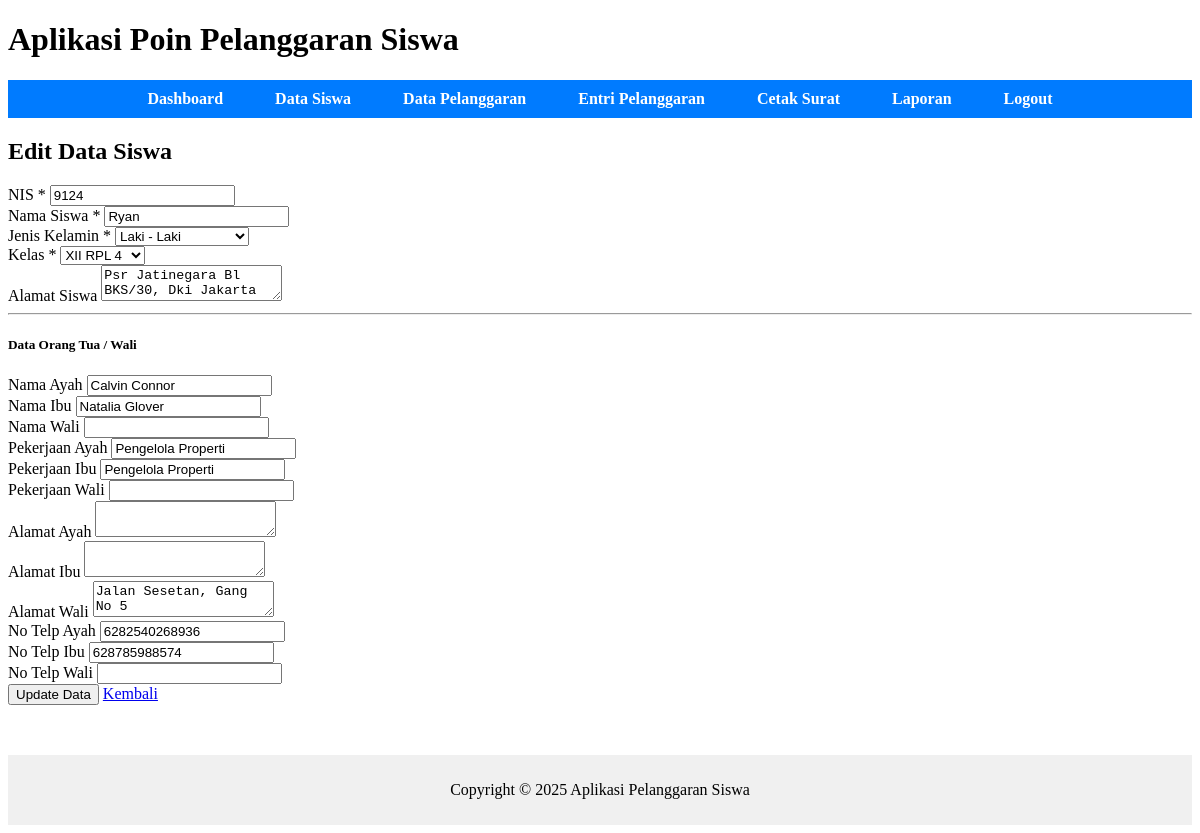
Screenshot of /pages/siswa/edit.php?id=9124 with the database file from the repository.
### tables this page shows
CREATE TABLE `siswa` (
  `nis` INT(5) PRIMARY KEY,
  `nama_siswa` VARCHAR(50),
  `jenis_kelamin` ENUM('Laki - Laki', 'Perempuan'),
  `alamat` VARCHAR(100),
  `password` VARCHAR(70),
  `status` ENUM('aktif', 'lulus', 'keluar'),
  `id_ortu_wali` INT(5),
  `id_kelas` INT(3),
  FOREIGN KEY (`id_ortu_wali`) REFERENCES `ortu_wali`(`id_ortu_wali`),
  FOREIGN KEY (`id_kelas`) REFERENCES `kelas`(`id_kelas`)
);

CREATE TABLE `ortu_wali` (
  `id_ortu_wali` INT(5) PRIMARY KEY,
  `ayah` VARCHAR(50),
  `ibu` VARCHAR(50),
  `wali` VARCHAR(50),
  `pekerjaan_ayah` VARCHAR(50),
  `pekerjaan_ibu` VARCHAR(50),
  `pekerjaan_wali` VARCHAR(50),
  `no_telp_ayah` VARCHAR(16),
  `no_telp_ibu` VARCHAR(16),
  `no_telp_wali` VARCHAR(16),
  `alamat_ayah` VARCHAR(100),
  `alamat_ibu` VARCHAR(100),
  `alamat_wali` VARCHAR(100)
);

### pages/siswa/edit.php (the view, shortened to what this page needs)
<?php
include('../../config/config.php');
include('../../includes/header.php');
$id = isset($_GET['id']) ? $_GET['id'] : 0;
$query_kelas = "SELECT kelas.id_kelas, tingkat.tingkat, program_keahlian.program_keahlian, kelas.rombel
                FROM kelas
                JOIN tingkat ON kelas.id_tingkat = tingkat.id_tingkat
                JOIN program_keahlian ON kelas.id_program_keahlian = program_keahlian.id_program_keahlian
                ORDER BY tingkat.tingkat ASC, program_keahlian.program_keahlian ASC, kelas.rombel ASC";
$result_kelas = mysqli_query($conn, $query_kelas);
$query = "SELECT
            siswa.nis AS nis, siswa.nama_siswa AS nama_siswa, siswa.jenis_kelamin AS jenis_kelamin, siswa.alamat AS alamat, siswa.id_kelas AS id_kelas,
            ortu_wali.ayah AS ayah, ortu_wali.ibu AS ibu, ortu_wali.wali AS wali,
            ortu_wali.pekerjaan_ayah AS pekerjaan_ayah, ortu_wali.pekerjaan_ibu AS pekerjaan_ibu, ortu_wali.pekerjaan_wali AS pekerjaan_wali,
            ortu_wali.alamat_ayah AS alamat_ayah, ortu_wali.alamat_ibu AS alamat_ibu, ortu_wali.alamat_wali AS alamat_wali,
            ortu_wali.no_telp_ayah AS no_telp_ayah, ortu_wali.no_telp_ibu AS no_telp_ibu, ortu_wali.no_telp_wali AS no_telp_wali,
            kelas.id_kelas AS current_id_kelas
          FROM siswa
          LEFT JOIN ortu_wali ON siswa.id_ortu_wali = ortu_wali.id_ortu_wali
          LEFT JOIN kelas ON siswa.id_kelas = kelas.id_kelas
          WHERE siswa.nis = '$id'";
$result = mysqli_query($conn, $query);
$data = mysqli_fetch_assoc($result);
if (!$data) {
    echo "<div class='alert alert-danger text-center mt-4'>Data siswa tidak ditemukan!</div>";
} else {
    ?>
    <div class="text-center mb-4">
        <h2>Edit Data Siswa</h2>
    </div>
    <div class="container">
        <div class="card shadow-sm">
            <div class="card-body">
                <form method="POST" action="../../process/siswa_process.php">
                    <div class="row mb-3">
                        <div class="col-md-6">
                            <label class="form-label fw-bold">NIS <span class="text-danger">*</span></label>
                            <input type="text" class="form-control" name="nis"
                                value="<?php echo htmlspecialchars($data['nis']); ?>" readonly>
                        </div>
                        <div class="col-md-6">
                            <label class="form-label fw-bold">Nama Siswa <span class="text-danger">*</span></label>
                            <input type="text" class="form-control" name="nama_siswa"
                                value="<?php echo htmlspecialchars($data['nama_siswa']); ?>" required>
                        </div>
                    </div>
                    <div class="row mb-3">
                        <div class="col-md-6">
                            <label class="form-label fw-bold">Jenis Kelamin <span class="text-danger">*</span></label>
                            <select class="form-select" name="jenis_kelamin" required>
                                <option value="Laki - Laki" <?php echo ($data['jenis_kelamin'] == 'Laki - Laki') ? 'selected' : ''; ?>>Laki - Laki</option>
                            </select>
                        </div>
                        <div class="col-md-6">
                            <label class="form-label fw-bold">Kelas <span class="text-danger">*</span></label>
                            <select class="form-select" name="id_kelas" required>
                                <?php
                                if ($result_kelas && mysqli_num_rows($result_kelas) > 0) {
                                    mysqli_data_seek($result_kelas, 0);
                                    while ($row_kelas = mysqli_fetch_assoc($result_kelas)) {
                                        $nama_kelas = $row_kelas['tingkat'] . " " . $row_kelas['program_keahlian'] . " " . $row_kelas['rombel'];
                                        $selected = ($data['id_kelas'] == $row_kelas['id_kelas']) ? 'selected' : '';
                                        echo '<option value="' . $row_kelas['id_kelas'] . '" ' . $selected . '>' . $nama_kelas . '</option>';
                                    }
                                }
                                ?>
                            </select>
                        </div>
                    </div>
                    <div class="mb-3">
                        <label class="form-label fw-bold">Alamat Siswa</label>
                        <textarea class="form-control" name="alamat"
                            rows="2"><?php echo htmlspecialchars($data['alamat']); ?></textarea>
                    </div>
                    <hr class="my-4">
                    <h5 class="mb-3">Data Orang Tua / Wali</h5>
                    <div class="row mb-3">
                        <div class="col-md-4">
                            <label class="form-label fw-bold">Nama Ayah</label>
                            <input type="text" class="form-control" name="ayah"
                                value="<?php echo htmlspecialchars($data['ayah'] ?? ''); ?>">
                        </div>
                        <div class="col-md-4">
                            <label class="form-label fw-bold">Nama Ibu</label>
                            <input type="text" class="form-control" name="ibu"
                                value="<?php echo htmlspecialchars($data['ibu'] ?? ''); ?>">
                        </div>
                        <div class="col-md-4">
                            <label class="form-label fw-bold">Nama Wali</label>
                            <input type="text" class="form-control" name="wali"
                                value="<?php echo htmlspecialchars($data['wali'] ?? ''); ?>">
                        </div>
                    </div>
                    <div class="row mb-3">
                        <div class="col-md-4">
                            <label class="form-label fw-bold">Pekerjaan Ayah</label>
                            <input type="text" class="form-control" name="pekerjaan_ayah"
                                value="<?php echo htmlspecialchars($data['pekerjaan_ayah'] ?? ''); ?>">
                        </div>
                        <div class="col-md-4">
                            <label class="form-label fw-bold">Pekerjaan Ibu</label>
                            <input type="text" class="form-control" name="pekerjaan_ibu"
                                value="<?php echo htmlspecialchars($data['pekerjaan_ibu'] ?? ''); ?>">
                        </div>
                        <div class="col-md-4">
                            <label class="form-label fw-bold">Pekerjaan Wali</label>
                            <input type="text" class="form-control" name="pekerjaan_wali"
                                value="<?php echo htmlspecialchars($data['pekerjaan_wali'] ?? ''); ?>">
                        </div>
                    </div>
                    <div class="row mb-3">
                        <div class="col-md-4">
                            <label class="form-label fw-bold">Alamat Ayah</label>
                            <textarea class="form-control" name="alamat_ayah"
                                rows="2"><?php echo htmlspecialchars($data['alamat_ayah'] ?? ''); ?></textarea>
                        </div>
                        <div class="col-md-4">
                            <label class="form-label fw-bold">Alamat Ibu</label>
                            <textarea class="form-control" name="alamat_ibu"
                                rows="2"><?php echo htmlspecialchars($data['alamat_ibu'] ?? ''); ?></textarea>
                        </div>
                        <div class="col-md-4">
                            <label class="form-label fw-bold">Alamat Wali</label>
                            <textarea class="form-control" name="alamat_wali"
                                rows="2"><?php echo htmlspecialchars($data['alamat_wali'] ?? ''); ?></textarea>
                        </div>
                    </div>
                    <div class="row mb-3">
                        <div class="col-md-4">
                            <label class="form-label fw-bold">No Telp Ayah</label>
                            <input type="text" class="form-control" name="no_telp_ayah"
                                value="<?php echo htmlspecialchars($data['no_telp_ayah'] ?? ''); ?>">
                        </div>
                        <div class="col-md-4">
                            <label class="form-label fw-bold">No Telp Ibu</label>
                            <input type="text" class="form-control" name="no_telp_ibu"
                                value="<?php echo htmlspecialchars($data['no_telp_ibu'] ?? ''); ?>">
                        </div>
                        <div class="col-md-4">
                            <label class="form-label fw-bold">No Telp Wali</label>
                            <input type="text" class="form-control" name="no_telp_wali"
                                value="<?php echo htmlspecialchars($data['no_telp_wali'] ?? ''); ?>">
                        </div>
                    </div>
                    <div class="d-flex gap-2 mt-4">
                        <button type="submit" class="btn btn-primary">Update Data</button>
                        <a href="list.php" class="btn btn-secondary">Kembali</a>
                    </div>
                </form>
            </div>
        </div>
    </div>
    <?php
}
include('../../includes/footer.php');
?>

### rows the page displays
siswa: nis "9124", nama_siswa "Ryan", jenis_kelamin "Laki - Laki", alamat "Psr Jatinegara Bl BKS/30, Dki Jakarta", ayah "Calvin Connor", ibu "Natalia Glover", pekerjaan_ayah "Pengelola Properti", pekerjaan_ibu "Pengelola Properti", alamat_wali "Jalan Sesetan, Gang No 5", no_telp_ayah "6282540268936", no_telp_ibu "628785988574"

### other values shown
form field id_kelas "XII RPL 4"
